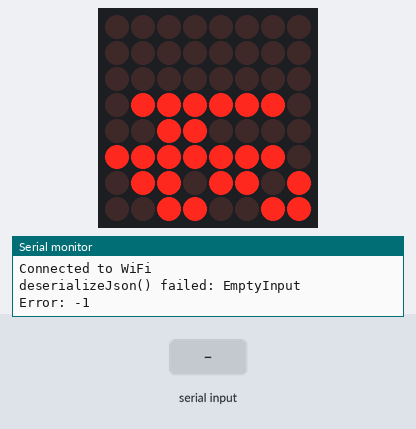
The sketch below on a simulated ESP32. Shown: 8×8 LED matrix, the last lines printed to the serial monitor. Wiring (inferred from the names in the program): MAX7219 LED driver (orientation assumed): data GPIO 13; clock GPIO 19; CS GPIO 25. The inputs (shaded band) are chosen by the test bench. WiFi joins after 1.5 s; servers stay silent unless stated; network time is answered at once with the bench clock; uploads are accepted with an empty reply; the local clock reads 2024-03-15 10:24:30 at power-on unless the sketch sets it.

Above: at 11.0 s.
11.1 s: "5\n" received over Serial
At 16.2 s:
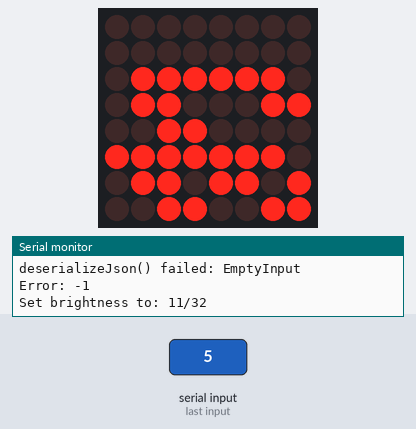
At 31.2 s:
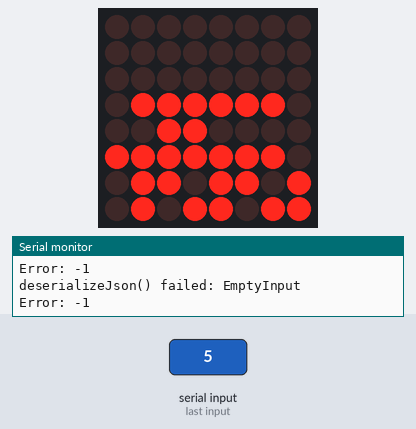
31.9 s: "90,45\n" received over Serial
At 36.3 s:
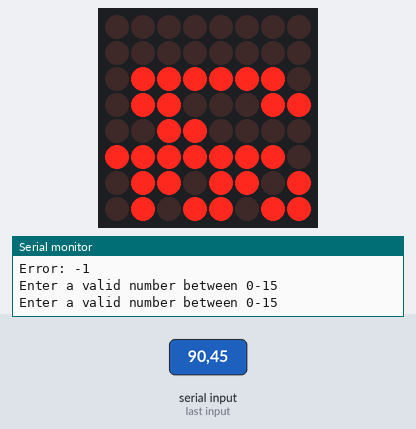
Timing chart, 0 to 37.8 s (numbered marks = the images above; inputs shaded):
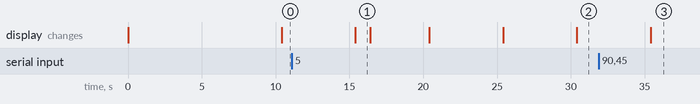

The sketch:

FunKVJ.ino
```cpp
#include <ArduinoJson.h>
#include <ArduinoJson.hpp>
#include <time.h>
#include <HTTPClient.h>
#include <NTPClient.h>

const char* ntpServer = "1.fi.pool.ntp.org";
const long timeZoneOffset = 10800;
WiFiUDP ntpUDP;
NTPClient timeClient(ntpUDP, ntpServer, timeZoneOffset);
unsigned long lastMillis = 0;
const unsigned long interval = 10000;

const char* SSID = "";  //add your own
const char* PASS = "";  //add your own
const char* FUN = "https://funoulutalvikangas.fi/?controller=ajax&getentriescount=1&locationId=1";
const char* WILLAB = "https://weather.willab.fi/weather.json";


const int dataPin = 13;
const int clkPin = 19;
const int loadPin = 25;

byte bcd[] = {
  0b01111110, //0
  0b00110000, //1
  0b01101101, //2
  0b01111001, //3
  0b00110011, //4
  0b01011011, //5
  0b01011111, //6
  0b01110000, //7
  0b01111111, //8
  0b01111011, //9
  0b00000001, //-
  0b01100011  //°
  };

void sendData(byte addr, byte reg) {
  digitalWrite(loadPin, LOW); //loadPin must start low

  for (int i = 0; i < 8; i++) {
    digitalWrite(dataPin, addr & 0b10000000);
    digitalWrite(clkPin, HIGH);
    digitalWrite(clkPin, LOW);
    addr = addr << 1;
  }

  for (int i = 0; i < 8; i++) {
    digitalWrite(dataPin, reg & 0b10000000);
    digitalWrite(clkPin, HIGH);
    digitalWrite(clkPin, LOW);
    reg = reg << 1;
  }

  digitalWrite(loadPin, HIGH);  //loadPin must end high
}

float read(String url, String field){

  HTTPClient http;
  String response;

  http.begin(url);
  int httpResponseCode = http.GET();
  if (httpResponseCode == HTTP_CODE_OK) {
    String response = http.getString();

    StaticJsonDocument<512> doc;
    DeserializationError error = deserializeJson(doc, response);
    if (error) {
      Serial.print(F("deserializeJson() failed: "));
      Serial.println(error.f_str());
      return 0;
    }
    return doc[field];

  } else {
    Serial.print("Error: ");
    Serial.println(httpResponseCode);
  }

  http.end();
}

void setup() {

  pinMode(13, OUTPUT);
  pinMode(19, OUTPUT);
  pinMode(25, OUTPUT);

  sendData(0x0C, 0x01); //wake up
  delay(1);
  sendData(0x0B, 0x07); //scan limit
  sendData(0x09, 0x00); //no decode mode
  sendData(0x0A, 0x00); //intensity

  for (int i = 1; i <= 8; i++) {
    sendData(i, 128);
  }

  Serial.begin(115200);
  while (!Serial);

  WiFi.begin(SSID, PASS);
  while (WiFi.status() != WL_CONNECTED) {
    delay(1000);
    Serial.println("Connecting to WiFi...");
  }
  Serial.println("Connected to WiFi");

  timeClient.begin();
}

void loop() {
  int visitors;
  int temperature;

  timeClient.update();
  time_t currentTime = timeClient.getEpochTime();

  struct tm *localTime = localtime(&currentTime);
  if (millis() - lastMillis >= interval) {
    lastMillis = millis();
    int visitors = round(read(FUN, "entriesTotal"));
    int temperature = round(read(WILLAB, "tempnow"));
    if (visitors > 999){
      sendData(0x1, bcd[visitors / 1000]);
    } else {
      sendData(0x1,0);
    }
    if (visitors > 99){
      sendData(0x2, bcd[(visitors / 100) % 10]);
    } else {
      sendData(0x2,0);
    }
    if (visitors > 9){
      sendData(0x3, bcd[(visitors / 10) % 10]);
    } else {
      sendData(0x3,0);
    }
    sendData(0x04, bcd[visitors%10]);

    sendData(0x05, bcd[localTime->tm_hour / 10]);
    sendData(0x06, bcd[(localTime->tm_hour % 10)] + 128); //+128 for decimalpoint
    sendData(0x07, bcd[localTime->tm_min / 10]);
    sendData(0x08, bcd[localTime->tm_min % 10]);

    delay(5000);

    sendData(1, 0);
    sendData(2, 0);

    if (temperature < 0) {
      temperature = temperature * -1;
        if(temperature >= 10){
          sendData(1, bcd[10]);
          sendData(2, bcd[temperature]);
        } else {
          sendData(2, bcd[10]);
        }
    }
    if (temperature >= 10) {
      sendData(2, bcd[temperature / 10]);
    }
    sendData(3, bcd[temperature % 10]);
    sendData(4, bcd[11]);
  }

  if (Serial.available()) {
    int receivedInt = Serial.parseInt();
    if (receivedInt >= 0 & receivedInt <= 15) {
      sendData(0x0A, receivedInt);
      Serial.printf("Set brightness to: %d/32\n", receivedInt * 2 + 1);
    }
    else {
      Serial.println("Enter a valid number between 0-15");
    }
  }
}
```
